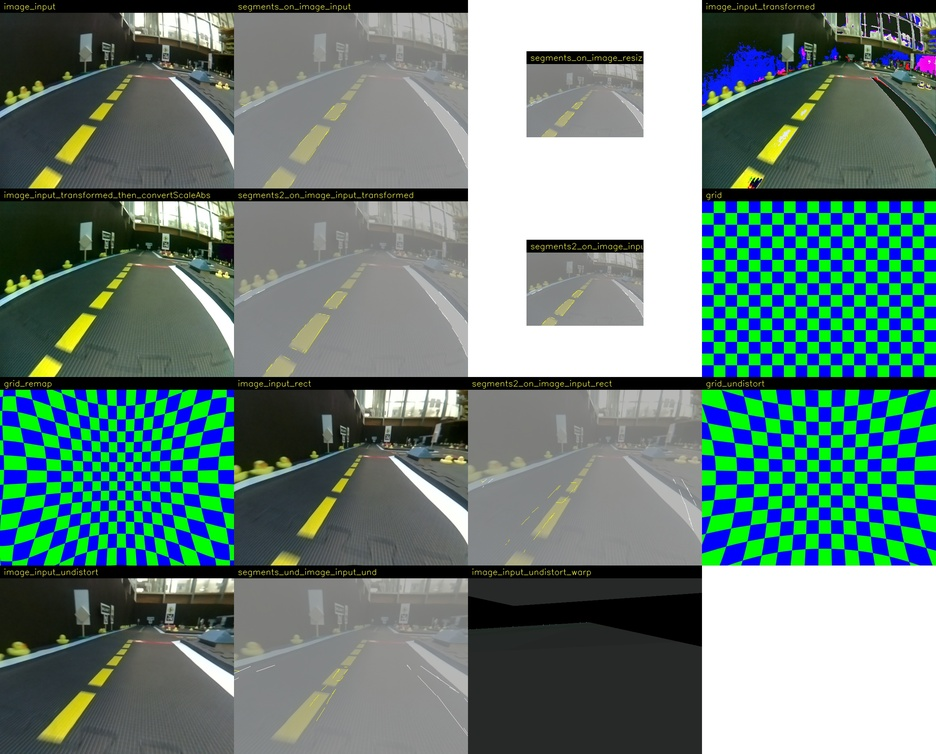
#> input picture catkin_ws/src/dt-core/packages/complete_image_pipeline/frame2-all.jpg, 936 x 754 px, shrunk from 2560 x 2060 before the run
$ python -i line_detector.py   (imports and definitions only)
#> lines starting #> are read from the running program, lines starting #| are printed output that depends on the picture
import cv2
import numpy as np
from .detections import Detections


class LineDetector:
    """
    The Line Detector can be used to extract line segments from a particular color range in an image. It combines
    edge detection, color filtering, and line segment extraction.

    This class was created for the goal of extracting the white, yellow, and red lines in the Duckiebot's camera stream
    as part of the lane localization pipeline. It is setup in a way that allows efficient detection of line segments in
    different color ranges.

    In order to process an image, first the :py:meth:`setImage` method must be called. In makes an internal copy of the
    image, converts it to `HSV color space <https://en.wikipedia.org/wiki/HSL_and_HSV>`_, which is much better for
    color segmentation, and applies `Canny edge detection <https://en.wikipedia.org/wiki/Canny_edge_detector>`_.

    Then, to do the actual line segment extraction, a call to :py:meth:`detectLines` with a :py:class:`ColorRange`
    object must be made. Multiple such calls with different colour ranges can be made and these will reuse the
    precomputed HSV image and Canny edges.

    Args:

        canny_thresholds (:obj:`list` of :obj:`int`): a list with two entries that specify the thresholds for the hysteresis procedure, details `here <https://docs.opencv.org/2.4/modules/imgproc/doc/feature_detection.html?highlight=canny#canny>`__, default is ``[80, 200]``

        canny_aperture_size (:obj:`int`): aperture size for a Sobel operator, details `here <https://docs.opencv.org/2.4/modules/imgproc/doc/feature_detection.html?highlight=canny#canny>`__, default is 3

        dilation_kernel_size (:obj:`int`): kernel size for the dilation operation which fills in the gaps in the color filter result, default is 3

        hough_threshold (:obj:`int`): Accumulator threshold parameter. Only those lines are returned that get enough votes, details `here <https://docs.opencv.org/2.4/modules/imgproc/doc/feature_detection.html?highlight=houghlinesp#houghlinesp>`__, default is 2

        hough_min_line_length (:obj:`int`): Minimum line length. Line segments shorter than that are rejected, details `here <https://docs.opencv.org/2.4/modules/imgproc/doc/feature_detection.html?highlight=houghlinesp#houghlinesp>`__, default is 3

        hough_max_line_gap (:obj:`int`): Maximum allowed gap between points on the same line to link them, details `here <https://docs.opencv.org/2.4/modules/imgproc/doc/feature_detection.html?highlight=houghlinesp#houghlinesp>`__, default is 1

    """

    def __init__(self, canny_thresholds=[80, 200], canny_aperture_size=3, dilation_kernel_size=3,
                 hough_threshold=2, hough_min_line_length=3, hough_max_line_gap=1):

        self.canny_thresholds = canny_thresholds
        self.canny_aperture_size = canny_aperture_size
        self.dilation_kernel_size = dilation_kernel_size
        self.hough_threshold = hough_threshold
        self.hough_min_line_length = hough_min_line_length
        self.hough_max_line_gap = hough_max_line_gap

        # initialize the variables that will hold the processed images
        self.bgr = np.empty(0)  #: Holds the ``BGR`` representation of an image
        self.hsv = np.empty(0)  #: Holds the ``HSV`` representation of an image
        self.canny_edges = np.empty(0)  #: Holds the Canny edges of an image     # 80 x 160

    def setImage(self, image):
        """
        Sets the :py:attr:`bgr` attribute to the provided image. Also stores
        an `HSV <https://en.wikipedia.org/wiki/HSL_and_HSV>`_ representation of the image and the
        extracted `Canny edges <https://en.wikipedia.org/wiki/Canny_edge_detector>`_. This is separated from
        :py:meth:`detectLines` so that the HSV representation and the edge extraction can be reused for multiple
        colors.

        Args:
            image (:obj:`numpy array`): input image

        """

        self.bgr = np.copy(image)
        self.bgr = cv2.GaussianBlur(self.bgr, (5, 5), 0)
        self.hsv = cv2.cvtColor(image, cv2.COLOR_BGR2HSV)
        self.canny_edges = self.findEdges()

    # [8 lines left out: function getImage, not called in this run]

    def findEdges(self):
        """
        Applies `Canny edge detection <https://en.wikipedia.org/wiki/Canny_edge_detector>`_ to a ``BGR`` image.

        Args:
            bgr (:obj:`numpy array`): the input image

        Returns:
            :obj:`numpy array`: a binary image with the edges
        """
        edges = cv2.Canny(self.bgr, self.canny_thresholds[0], self.canny_thresholds[1],
                          apertureSize=self.canny_aperture_size)
        return edges

    # [106 lines left out: functions houghLine, colorFilter, findNormal, detectLines, not called in this run]

>>> import cv2
>>> picture = cv2.imread('../../../../../../catkin_ws/src/dt-core/packages/complete_image_pipeline/frame2-all.jpg')
#> picture is the input picture: shape (754, 936, 3); mean B, G, R 123.3, 128.1, 103.7
>>> result = LineDetector().setImage(picture)
#> in setImage, `self.hsv = cv2.cvtColor(image, cv2.COLOR_BGR2HSV)`: self.hsv: shape (754, 936, 3); mean H, S, V 55.8, 77.1, 146.1
#> in findEdges, `edges = cv2.Canny(self.bgr, self.canny_thresholds[0], self.canny_thres..`:
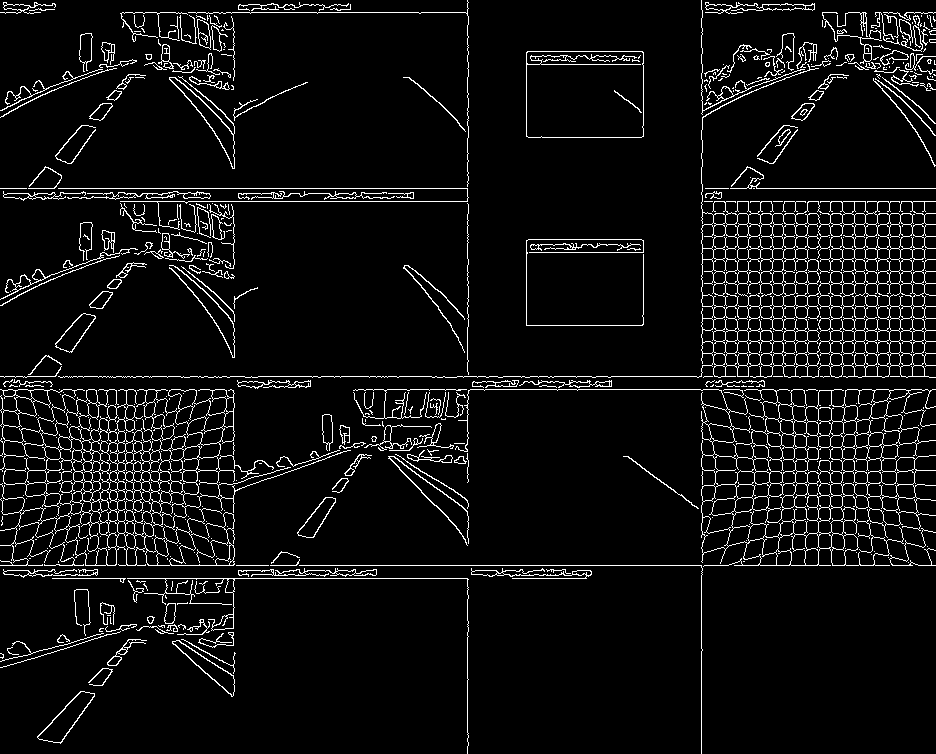
#> edges: shape (754, 936); 6.2% white in thin lines or dots
